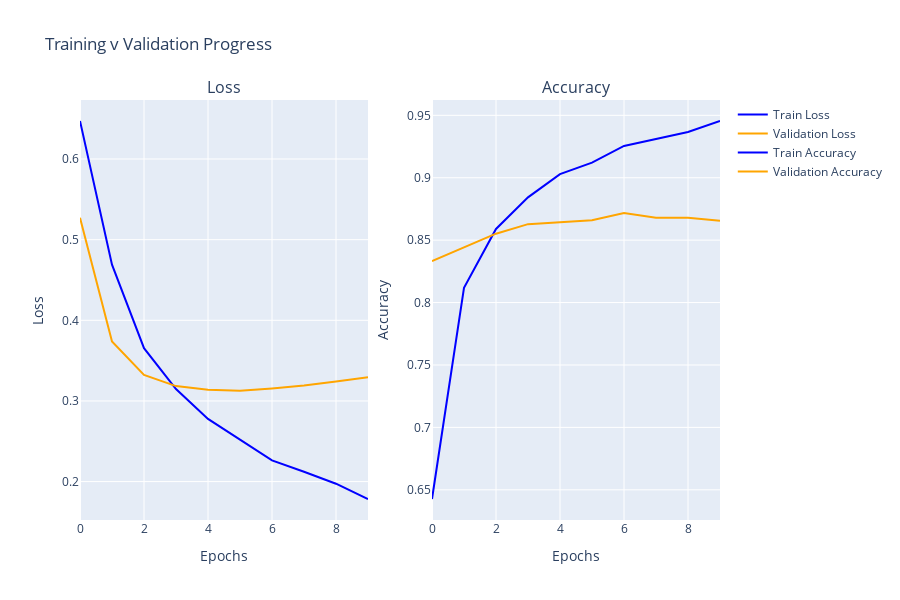

Source (notebook cell):
### Code cell
import plotly.graph_objects as go
from plotly.subplots import make_subplots

# Create subplot figure
fig = make_subplots(rows=1, cols=2, subplot_titles=("Loss", "Accuracy"))

# Add a main title and labels
fig.update_layout(
    title_text="Training v Validation Progress",
    xaxis_title="Epochs",
    yaxis_title="Loss",
    xaxis2_title="Epochs",
    yaxis2_title="Accuracy",
    height=600  # Adjusts the height of the plot
    )

# Create a line plot for training loss
fig.add_trace(
    go.Scatter(
        x=list(
            range(
                len(loaded_hist_dict['loss']))),
        y=loaded_hist_dict['loss'],
        mode='lines', name='Train Loss',
        line=dict(color='blue')),
    row=1, col=1)

# Create a line plot for validation loss
fig.add_trace(
    go.Scatter(
        x=list(
            range(
                len(loaded_hist_dict['val_loss']))),
        y=loaded_hist_dict['val_loss'], mode='lines',
        name='Validation Loss', line=dict(color='orange')),
    row=1, col=1)

# Create a line plot for training accuracy
fig.add_trace(
    go.Scatter(
        x=list(
            range(
                len(loaded_hist_dict['accuracy']))),
        y=loaded_hist_dict['accuracy'], mode='lines',
        name='Train Accuracy', line=dict(color='blue')),
    row=1, col=2)

# Create a line plot for validation accuracy
fig.add_trace(
    go.Scatter(
        x=list(
            range(
                len(loaded_hist_dict['val_accuracy']))),
        y=loaded_hist_dict['val_accuracy'], mode='lines',
        name='Validation Accuracy', line=dict(color='orange')),
    row=1, col=2)

# Show the plot
fig.show()

### Figure 1 — Plotly figure (JSON) as saved in the notebook; plotly's stock layout.template omitted (floating-point values rounded to 4 significant figures)
{"data": [{"line": {"color": "blue"}, "mode": "lines", "name": "Train Loss", "type": "scatter", "x": [0, 1, 2, 3, 4, 5, 6, 7, 8, 9], "xaxis": "x", "y": [0.6472, 0.469, 0.3654, 0.3147, 0.2777, 0.2518, 0.2263, 0.2121, 0.1973, 0.1784], "yaxis": "y"}, {"line": {"color": "orange"}, "mode": "lines", "name": "Validation Loss", "type": "scatter", "x": [0, 1, 2, 3, 4, 5, 6, 7, 8, 9], "xaxis": "x", "y": [0.5271, 0.3738, 0.3324, 0.3184, 0.3137, 0.3127, 0.3155, 0.3191, 0.3242, 0.3294], "yaxis": "y"}, {"line": {"color": "blue"}, "mode": "lines", "name": "Train Accuracy", "type": "scatter", "x": [0, 1, 2, 3, 4, 5, 6, 7, 8, 9], "xaxis": "x2", "y": [0.6426, 0.8118, 0.859, 0.8843, 0.9029, 0.9121, 0.9254, 0.9313, 0.9366, 0.9455], "yaxis": "y2"}, {"line": {"color": "orange"}, "mode": "lines", "name": "Validation Accuracy", "type": "scatter", "x": [0, 1, 2, 3, 4, 5, 6, 7, 8, 9], "xaxis": "x2", "y": [0.8332, 0.8442, 0.8552, 0.8628, 0.8643, 0.8659, 0.8717, 0.868, 0.868, 0.8656], "yaxis": "y2"}], "layout": {"annotations": [{"font": {"size": 16}, "showarrow": false, "text": "Loss", "x": 0.225, "xanchor": "center", "xref": "paper", "y": 1, "yanchor": "bottom", "yref": "paper"}, {"font": {"size": 16}, "showarrow": false, "text": "Accuracy", "x": 0.775, "xanchor": "center", "xref": "paper", "y": 1, "yanchor": "bottom", "yref": "paper"}], "height": 600, "title": {"text": "Training v Validation Progress"}, "xaxis": {"anchor": "y", "domain": [0, 0.45], "title": {"text": "Epochs"}}, "xaxis2": {"anchor": "y2", "domain": [0.55, 1], "title": {"text": "Epochs"}}, "yaxis": {"anchor": "x", "domain": [0, 1], "title": {"text": "Loss"}}, "yaxis2": {"anchor": "x2", "domain": [0, 1], "title": {"text": "Accuracy"}}}}
